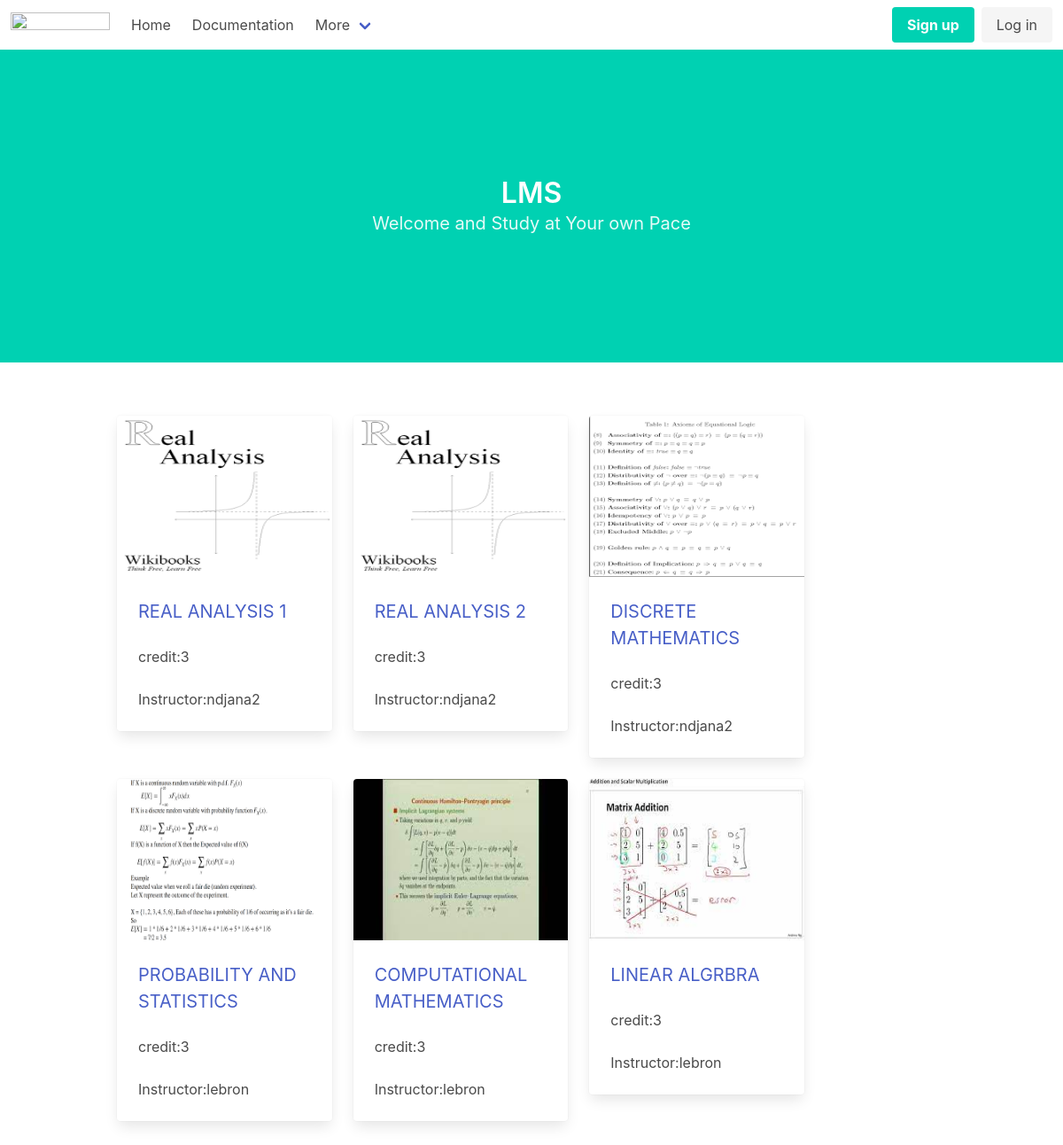
The app's page /3/courses/ (signed in) with its own data.
### school/models.py (models this page shows, shortened)
class Course(models.Model):
    name = models.CharField(max_length=250, blank=False,null=False)
    image = models.ImageField(upload_to='Images/courses/', default = 'Images/django.jpg')
    subject = models.ForeignKey(Subject,on_delete=models.CASCADE,related_name='courses')
    slug=models.SlugField(max_length=250,blank=False)
    credit = models.PositiveIntegerField(default=3)
    Instructor = models.ForeignKey(User,on_delete=models.CASCADE,related_name='courses')

### school/views.py (the view)
# urls.py: path('<pk>/courses/',view_courses,name='view_courses'),
@login_required
def view_courses(request,pk):
    subject= Subject.objects.get(pk=pk)
    courses = subject.courses.all()
    instructor=request.user.courses.all() #with this, the instructor will view only what he created
    return render(request,'school/course_list.html',{'courses':courses,'instructor':instructor})

### school/templates/school/course_list.html (shortened to what this page needs)
{% extends 'school/base.html' %}
{% block content %}
<div class="container">
    <div class="column is-10">
        <div class="columns is-multiline">
            {% for c in courses %}
            <div
                class="column is-4">
                <div class="card">
                    <div class="card-image">
                        <figure class="image is-4by3">
                            <img src="{{c.image.url}}" alt="Placeholder image">
                        </figure>
                    </div>
                    <div class="card-content">
                        <div class="media">
                            <div class="media-content">
                                <a href="{% url 'view_lessons' c.pk c.slug %}"> <p class="is-size-5">{{ c.name }}</p></a>
                            </div>
                        </div>
                        <div class="content">
                            <p> credit:{{ c.credit }}</p>
                        </div>
                        <div class="content">
                            <p>Instructor:{{ c.Instructor }}</p>
                        </div>
                    </div>
                </div>
            </div>
            {%  empty %}
   <p> No Courses here</p>
</div>
</div>
</div>
            {% endfor %}
{% endblock %}

### records on screen
Course: image (picture), name "REAL ANALYSIS 1", credit "3", Instructor "ndjana2"
Course: image (picture), name "REAL ANALYSIS 2", credit "3", Instructor "ndjana2"
Course: image (picture), name "DISCRETE MATHEMATICS", credit "3", Instructor "ndjana2"
Course: image (picture), name "PROBABILITY AND STATISTICS", credit "3", Instructor "lebron"
Course: image (picture), name "COMPUTATIONAL MATHEMATICS", credit "3", Instructor "lebron"
Course: image (picture), name "LINEAR ALGRBRA", credit "3", Instructor "lebron"
